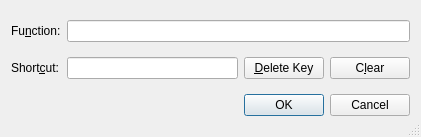
<?xml version="1.0" encoding="UTF-8"?>
<ui version="4.0">
 <class>shortcutUi</class>
 <widget class="QDialog" name="shortcutUi">
  <property name="geometry">
   <rect>
    <x>0</x>
    <y>0</y>
    <width>421</width>
    <height>137</height>
   </rect>
  </property>
  <property name="windowTitle">
   <string>Edit shortcut</string>
  </property>
  <property name="sizeGripEnabled">
   <bool>true</bool>
  </property>
  <layout class="QGridLayout" name="gridLayout">
   <item row="0" column="0">
    <widget class="QLabel" name="lfunLBL">
     <property name="text">
      <string>Fu&amp;nction:</string>
     </property>
     <property name="buddy">
      <cstring>lfunLE</cstring>
     </property>
    </widget>
   </item>
   <item row="0" column="1" colspan="3">
    <widget class="QLineEdit" name="lfunLE">
     <property name="toolTip">
      <string>Enter LyX function or command sequence</string>
     </property>
     <property name="text">
      <string/>
     </property>
    </widget>
   </item>
   <item row="1" column="0">
    <widget class="QLabel" name="shortcutLBL">
     <property name="text">
      <string>Short&amp;cut:</string>
     </property>
     <property name="buddy">
      <cstring>shortcutWG</cstring>
     </property>
    </widget>
   </item>
   <item row="1" column="1">
    <widget class="lyx::frontend::ShortcutWidget" name="shortcutWG">
     <property name="enabled">
      <bool>true</bool>
     </property>
     <property name="toolTip">
      <string>Type shortcut after clicking on this field. You can reset the content with the 'Clear' button</string>
     </property>
     <property name="text">
      <string/>
     </property>
    </widget>
   </item>
   <item row="1" column="2">
    <widget class="QPushButton" name="removePB">
     <property name="toolTip">
      <string>Remove last key from the shortcut sequence</string>
     </property>
     <property name="text">
      <string>&amp;Delete Key</string>
     </property>
    </widget>
   </item>
   <item row="1" column="3">
    <widget class="QPushButton" name="clearPB">
     <property name="toolTip">
      <string>Clear current shortcut</string>
     </property>
     <property name="text">
      <string>C&amp;lear</string>
     </property>
    </widget>
   </item>
   <item row="2" column="2" colspan="2">
    <widget class="QDialogButtonBox" name="buttonBox">
     <property name="standardButtons">
      <set>QDialogButtonBox::Cancel|QDialogButtonBox::Ok</set>
     </property>
    </widget>
   </item>
  </layout>
 </widget>
 <customwidgets>
  <customwidget>
   <class>lyx::frontend::ShortcutWidget</class>
   <extends>QLineEdit</extends>
   <header>CustomizedWidgets.h</header>
  </customwidget>
 </customwidgets>
 <tabstops>
  <tabstop>lfunLE</tabstop>
 </tabstops>
 <includes>
  <include location="local">qt_i18n.h</include>
 </includes>
 <resources/>
 <connections/>
</ui>
